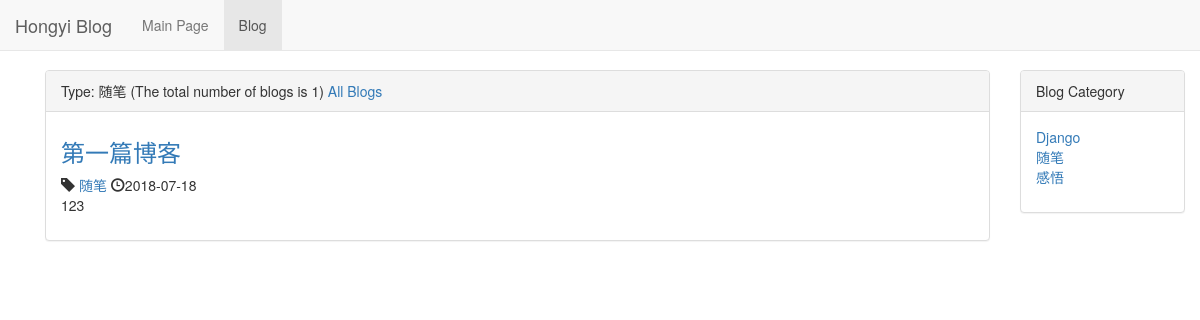
Before: /blog/type/2 with the older database file.
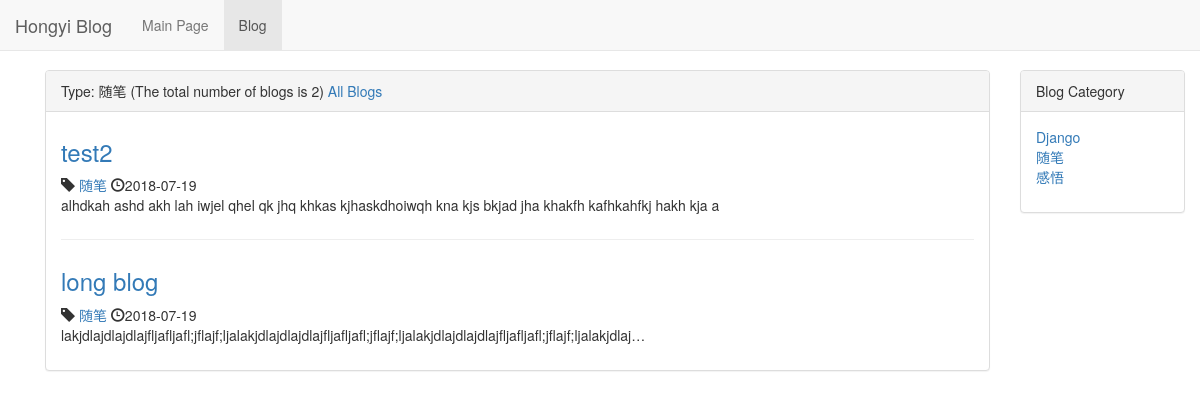
After: the same page with the newer database file.
### blog/models.py (models this page shows, shortened)
class Blog(models.Model):
    title = models.CharField(max_length=50)
    blog_type = models.ForeignKey(BlogType, on_delete=models.DO_NOTHING)
    content = models.TextField()
    author = models.ForeignKey(User, on_delete=models.DO_NOTHING)
    created_time = models.DateTimeField(auto_now_add=True)
    last_update_time = models.DateTimeField(auto_now=True)
    class Meta:
        ordering = ['-created_time']

class BlogType(models.Model):
    type_name = models.CharField(max_length=15)
    def __str__(self):
        return self.type_name

### blog/views.py (the view)
# urls.py: path('type/<int:blog_type_pk>', views.blogs_with_type, name="blogs_with_type"),
def blogs_with_type(request, blog_type_pk):
    context = {}
    blog_type = get_object_or_404(BlogType, pk=blog_type_pk)
    context['blog_type'] = blog_type
    context['blogs'] = Blog.objects.filter(blog_type=blog_type)
    context['blog_types'] = BlogType.objects.all()
    return render_to_response('blog/blogs_with_type.html', context=context)

### blog/templates/blog/blogs_with_type.html (shortened to what this page needs)
{% extends 'blog/blog_list.html' %}
{% block blog_list_title %}
    Type: {{ blog_type.type_name }}
    (The total number of blogs is {{ blogs|length }})
    <a href="{% url 'blog_list' %}">All Blogs</a>
{% endblock %}

### blog/templates/blog/blog_list.html (shortened to what this page needs)
{% extends 'base.html' %}
{% block nav_blog_active %}active{% endblock %}
{% load staticfiles %}
{% block header_extends %}
    <link rel="stylesheet" href="{% static 'blog/blog.css' %}">
{% endblock %}
{% block content %}
<div class="container">
    <div class="row">
        <div class="col-xs-12 col-sm-8 col-md-9 col-lg-10">
            <div class="panel panel-default">
                <div class="panel-heading">{% block blog_list_title %}Blog List (The total number of blogs is {{ blogs_count}}){% endblock %}</div>
                <div class="panel-body">
                    {% for blog in blogs %}
                        <div class="blog">
                            <h3><a href="{% url 'blog_detail' blog.pk %}">{{ blog.title }}</a></h3>
                            <p class="blog-info">
                                <span class="glyphicon glyphicon-tag" aria-hidden="true"></span>
                                <a href="{% url 'blogs_with_type' blog.blog_type.pk %}">{{ blog.blog_type }}</a>
                                <span class="glyphicon glyphicon-time" aria-hidden="true"></span>{{ blog.created_time|date:"Y-m-d" }}
                            </p>
                            <p>{{ blog.content|truncatechars:120 }}</p>
                        </div>
                    {% empty %}
                        <div class="blog">
                            <h3>-- No Blogs now, to be continue --</h3>
                        </div>
                    {% endfor %}
                </div>
            </div>
        </div>
        <div class="hidden-xs col-sm-4 col-md-3 col-lg-2">
            <div class="panel panel-default">
              <div class="panel-heading">Blog Category</div>
              <div class="panel-body">
                <ul class= "blog-types">
                    {% for blog_type in blog_types %}
                        <li><a href="{% url 'blogs_with_type' blog_type.pk %}">{{ blog_type.type_name }}</a></li>
                    {% empty %}
                        <li>No category</li>
                    {% endfor %}
                </ul>
              </div>
            </div>
        </div>
    </div>
</div>
{% endblock %}

Changed rows visible on the page:
removed Blog: title "第一篇博客", blog_type "随笔", created_time "2018-07-18", content "123"
added Blog: title "test2", blog_type "随笔", created_time "2018-07-19", content "alhdkah ashd akh lah iwjel qhel qk jhq khkas kjhaskdhoiwqh kna kjs bkjad jha khakfh kafhkahfkj hakh kja a"
added Blog: title "long blog", blog_type "随笔", created_time "2018-07-19", content "lakjdlajdlajdlajfljafljafl;jflajf;ljalakjdlajdlajdlajfljafljafl;jflajf;ljalakjdlajdlajdlajfljafljafl;jflajf;ljalakjdlaj…"
Other visible differences:
{{ blogs|length }}: "1" → "2"
